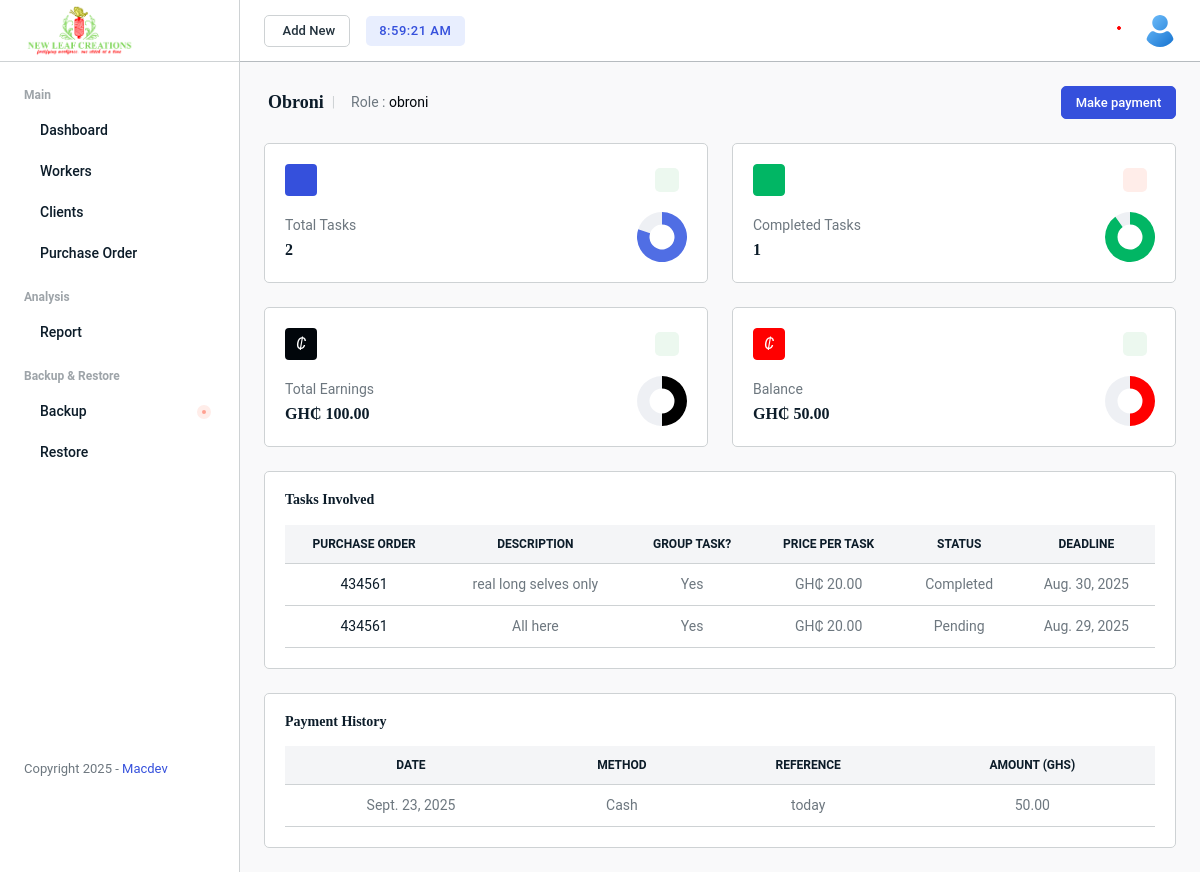
The page /workers/profile/16/ on the database its author committed.
### workers/models.py (models this page shows, shortened)
class Worker(models.Model):
    name = models.CharField(max_length=100)
    phone = models.CharField(max_length=20, null=True)
    email = models.EmailField(blank=True)
    gender = models.CharField(max_length=10, choices=[('Male', 'Male'), ('Female', 'Female')], null=True)
    role = models.CharField(max_length=100, null=True)
    address = models.TextField(null=True)
    photo = models.ImageField(upload_to='img/users/', null=True, blank=True)
    is_active = models.BooleanField(default=True)
    registered_on = models.DateTimeField(auto_now_add=True, null=True)

class WorkerPayment(models.Model):
    CASH = "cash"
    MOMO = "momo"
    BANK = "bank"
    METHOD_CHOICES = [
        (CASH, "Cash"),
        (MOMO, "Mobile Money"),
        (BANK, "Bank Transfer"),
    ]
    worker = models.ForeignKey('Worker', on_delete=models.CASCADE, related_name='payments')
    amount = models.DecimalField(max_digits=10, decimal_places=2)
    method = models.CharField(max_length=20, choices=METHOD_CHOICES, default=MOMO)
    reference = models.CharField(max_length=100, blank=True, null=True)
    payment_date = models.DateField(default=timezone.now)

### managementSystem/models.py (models this page shows, shortened)
class TaskAssignment(models.Model):
    order_item = models.ForeignKey(OrderItem, on_delete=models.CASCADE)
    workers = models.ManyToManyField(Worker)
    deadline = models.DateField()
    is_group_task = models.BooleanField(default=True)
    price_per_task = models.DecimalField(max_digits=10, decimal_places=2)  # user-defined price per task
    status = models.CharField(max_length=20, default='Assigned')

class OrderItem(models.Model):
    po = models.ForeignKey(PurchaseOrder, related_name='items', on_delete=models.CASCADE)
    description = models.TextField()
    quantity = models.PositiveIntegerField()
    unit_price = models.DecimalField(max_digits=10, decimal_places=2)
    status = models.CharField(max_length=20, default='Pending')

class PurchaseOrder(models.Model):
    po_number = models.CharField(max_length=100, unique=True)
    client = models.ForeignKey(Client, on_delete=models.CASCADE)
    date = models.DateField()
    due_date = models.DateField()
    status = models.CharField(max_length=20, default='Pending')

### workers/views.py (the view)
# urls.py: path("profile/<int:worker_id>/", views.worker_profile, name="worker_profile"),
def worker_profile(request, worker_id):
    worker = get_object_or_404(Worker, id=worker_id)
    task_assignments = worker.taskassignment_set.select_related("order_item__po").prefetch_related("workers")
    total_tasks = task_assignments.count()
    completed_task = task_assignments.filter(order_item__status="Completed")
    completed_tasks = task_assignments.filter(order_item__status="Completed").count()
    total_earnings = 0
    for task in completed_task:
        if task.is_group_task:
            worker_share = (task.price_per_task * task.order_item.quantity) / task.workers.count() if task.workers.count() > 0 else 0
        else:
            worker_share = task.price_per_task * task.order_item.quantity
        total_earnings += worker_share
    total_paid = worker.payments.aggregate(s=Sum("amount"))["s"] or Decimal("0.00")
    payments = worker.payments.order_by("-payment_date", "-id")
    return render(request, "workers/worker_profile.html", {
        "worker": worker,
        "task_assignments": task_assignments,
        "total_tasks": total_tasks,
        "completed_tasks": completed_tasks,
        "total_earnings": total_earnings,
        "total_paid": total_paid,
        "balance": (total_earnings - total_paid).quantize(Decimal("0.01")),
        'payments': payments
    })

### workers/templates/workers/worker_profile.html (shortened to what this page needs)
{% extends "base.html" %}
{% load static %}
{% block content %}
    <div class="main-wrapper">
        <div class="page-wrapper">
            <div class="content content-two pb-0">
                <div class="d-flex justify-content-between align-items-center mb-4">
                    <div class="d-flex align-items-center">
                        <h4 class="fw-bold">
							<a href="{% url 'workers:worker_list' %}" class="d-flex align-items-center me-2">
								{{ worker.name }}
							</a>
						</h4>
                        <span class="text-gray-1 me-2">|</span>
                        <div class="d-flex align-items-center">
                            <p>Role : <span class="text-dark">{{ worker.role }}</span></p>
                        </div>
                    </div>
                    {% if task_assignments %}
                    <div class="d-flex align-items-center">
                        <button class="btn btn-md btn-primary edit-btn" data-bs-toggle="modal" data-bs-target="#makePayment">Make payment</button>
                    </div>
                </div>
                <div class="row">
                    <div class="col-xxl-3 col-md-6 d-flex">
                        <div class="card flex-fill shadow-none">
                            <div class="card-body">
                                <div class="d-flex align-items-center justify-content-between mb-3">
                                    <div class="bg-primary avatar avatar-md rounded-1 flex-shrink-0">
                                    </div>
                                    <div class="d-flex align-items-center">
                                        <span class="avatar avatar-sm text-success badge bg-transparent-success"> </span>
                                    </div>
                                </div>
                                <div class="d-flex align-items-center justify-content-between">
                                    <div>
                                        <p class="mb-1">Total Tasks</p>
                                        <h5>{{ total_tasks }}</h5>
                                    </div>
                                    <div>
                                    </div>
                                </div>
                            </div>
                        </div>
                    </div>
                    <div class="col-xxl-3 col-md-6 d-flex">
                        <div class="card flex-fill shadow-none">
                            <div class="card-body">
                                <div class="d-flex align-items-center justify-content-between mb-3">
                                    <div class="bg-success avatar avatar-md rounded-1 flex-shrink-0">
                                    </div>
                                    <div class="d-flex align-items-center">
                                        <span class="avatar avatar-sm text-danger badge bg-transparent-danger">
										</span>
                                    </div>
                                </div>
                                <div class="d-flex align-items-center justify-content-between">
                                    <div>
                                        <p class="mb-1">Completed Tasks</p>
                                        <h5>{{ completed_tasks }}</h5>
                                    </div>
                                    <div>
                                    </div>
                                </div>
                            </div>
                        </div>
                    </div>
                    <div class="col-xxl-3 col-md-6 d-flex">
                        <div class="card flex-fill shadow-none">
                            <div class="card-body">
                                <div class="d-flex align-items-center justify-content-between mb-3">
                                    <div class="bg-dark avatar avatar-md rounded-1 flex-shrink-0">
                                        <i class="ti ti-currency- text-white fs-16 fw-normal">₵</i>
                                    </div>
                                    <div class="d-flex align-items-center">
                                        <span class="avatar avatar-sm text-success badge bg-transparent-success">
										</span>
                                    </div>
                                </div>
                                <div class="d-flex align-items-center justify-content-between">
                                    <div>
                                        <p class="mb-1">Total Earnings</p>
                                        <h5>GH₵ {{ total_earnings|floatformat:2 }}</h5>
                                    </div>
                                    <div>
                                    </div>
                                </div>
                            </div>
                        </div>
                    </div>
                    <div class="col-xxl-3 col-md-6 d-flex">
                        <div class="card flex-fill shadow-none">
                            <div class="card-body">
                                <div class="d-flex align-items-center justify-content-between mb-3">
                                    <div class="bg-danger avatar avatar-md rounded-1 flex-shrink-0">
                                        <i class="ti ti-currency- text-white fs-16 fw-normal">₵</i>
                                    </div>
                                    <div class="d-flex align-items-center">
                                        <span class="avatar avatar-sm text-success badge bg-transparent-success">
										</span>
                                    </div>
                                </div>
                                <div class="d-flex align-items-center justify-content-between">
                                    <div>
                                        <p class="mb-1">Balance</p>
                                        <h5>GH₵ {{ balance }}</h5>
                                    </div>
                                    <div>
                                    </div>
                                </div>
                            </div>
                        </div>
                    </div>
                </div>
                <div class="row">
                    <div class="col-xl-12">
                        <div class="card">
                            <div class="card-body">
                                <div class="d-flex align-items-center justify-content-between mb-3">
                                    <h6 class="fw-bold">Tasks Involved</h6>
                                </div>
                                <table class="table table-md">
                                    <thead class="thead-light text-uppercase text-center">
                                        <tr>
                                        <th>Purchase Order</th>
                                        <th>Description</th>
                                        <th>Group Task?</th>
                                        <th>Price per Task</th>
                                        <th>Status</th>
                                        <th>Deadline</th>
                                        </tr>
                                    </thead>
                                    <tbody>
                                        {% for task in task_assignments %}
                                        <tr class="text-center">
                                            <td><a href="{% url 'managementSystem:view_po' task.order_item.po.id %}">{{ task.order_item.po.po_number }}</a></td>
                                            <td>{{ task.order_item.description }}</td>
                                            <td>{% if task.is_group_task %} Yes {% else %} No {% endif %}</td>
                                            <td>GH₵ {{ task.price_per_task }}</td>
                                            <td>{{ task.order_item.status }}</td>
                                            <td>{{ task.deadline }}</td>
                                        </tr>
                                        {% empty %}
                                            <tr><td colspan="4">No payments yet.</td></tr>
                                        {% endfor %}
                                    </tbody>
                                </table>
                            </div>
                        </div>
                    </div>
                </div>
                <div class="table-responsive card">
                    <div class="card-body">
                         <div class="d-flex align-items-center justify-content-between mb-3">
                             <h6 class="fw-bold">Payment History</h6>
                        </div>
                        <table class="table table-md">
                            <thead class="thead-light text-uppercase text-center">
                                <tr>
                                <th>Date</th>
                                <th>Method</th>
                                <th>Reference</th>
                                <th>Amount (GHS)</th>
                                </tr>
                            </thead>
                            <tbody>
                                {% for p in payments %}
                                <tr class="text-center">
                                    <td>{{ p.payment_date }}</td>
                                    <td>{{ p.get_method_display }}</td>
                                    <td>{{ p.reference|default:"—" }}</td>
                                    <td>{{ p.amount|floatformat:2 }}</td>
                                </tr>
                                {% empty %}
                                    <tr><td colspan="4">No payments yet.</td></tr>
                                {% endfor %}
                            </tbody>
                        </table>
                    </div>
                </div>
                {% else %}
                    <p>No tasks assigned to this worker yet.</p>
                {% endif %}
            </div>
        </div>
    </div>
{% endblock %}

### rows shown on the page
Worker: name "Obroni", role "obroni"
TaskAssignment: order_item.po.po_number "434561", order_item.description "real long selves only", is_group_task "Yes", price_per_task "20.00", order_item.status "Completed", deadline "Aug. 30, 2025"
TaskAssignment: order_item.po.po_number "434561", order_item.description "All here", is_group_task "Yes", price_per_task "20.00", order_item.status "Pending", deadline "Aug. 29, 2025"
WorkerPayment: payment_date "Sept. 23, 2025", method "Cash", reference "today", amount "50.00"

### other values the page prints
{{ total_tasks }} "2"
{{ completed_tasks }} "1"
{{ total_earnings|floatformat:2 }} "100.00"
{{ balance }} "50.00"
